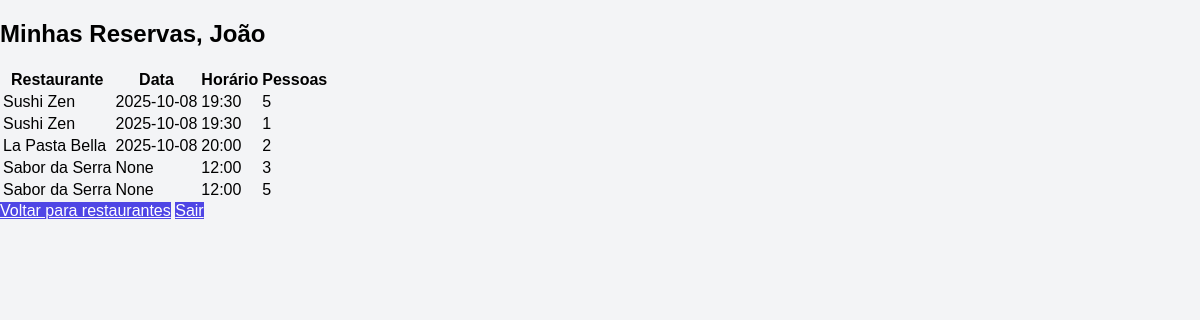
The page /minhas_reservas (signed in) on the database its author committed.
### tables this page shows
CREATE TABLE reserva (
    id INTEGER PRIMARY KEY AUTOINCREMENT,
    id_usuario INTEGER NOT NULL,
    id_restaurante INTEGER NOT NULL,
    data_reserva TEXT NOT NULL,
    hora_reserva TEXT NOT NULL,
    numero_pessoas INTEGER NOT NULL,
    observacoes TEXT,
    FOREIGN KEY (id_usuario) REFERENCES usuarios(id),
    FOREIGN KEY (id_restaurante) REFERENCES restaurantes(id)
);

CREATE TABLE restaurantes (
    id INTEGER PRIMARY KEY AUTOINCREMENT,
    nome TEXT UNIQUE NOT NULL,
    horario_disponivel TEXT NOT NULL
);

### app.py (the view)
@app.route("/minhas_reservas")
def minhas_reservas():
    if "usuario_id" not in session:
        return redirect(url_for("login"))
    db = get_db()
    reservas = db.execute('''
        SELECT r.id, re.nome AS restaurante, r.data_reserva, r.hora_reserva, r.numero_pessoas
        FROM reserva r
        JOIN restaurantes re ON r.id_restaurante = re.id
        WHERE r.id_usuario = ?
        ORDER BY r.data_reserva, r.hora_reserva
    ''', (session["usuario_id"],)).fetchall()
    return render_template("minhas_reservas.html", reservas=reservas)

### app.py (called while the page is built)
def get_db():
    if "db" not in g:
        g.db = sqlite3.connect(DATABASE)
        g.db.row_factory = sqlite3.Row
    return g.db

### templates/minhas_reservas.html (shortened to what this page needs)
<!DOCTYPE html>
<html lang="pt-BR">
<head>
  <link rel="stylesheet" href="{{ url_for('static', filename='style.css') }}">
</head>
<body>
  <div class="container">
    <h2>Minhas Reservas, {{ session['usuario_nome'] }}</h2>
    {% if reservas %}
      <table class="tabela-reservas">
        <thead>
          <tr>
            <th>Restaurante</th>
            <th>Data</th>
            <th>Horário</th>
            <th>Pessoas</th>
          </tr>
        </thead>
        <tbody>
          {% for reserva in reservas %}
          <tr>
            <td>{{ reserva['restaurante'] }}</td>
            <td>{{ reserva['data_reserva'] }}</td>
            <td>{{ reserva['hora_reserva'] }}</td>
            <td>{{ reserva['numero_pessoas'] }}</td>
          </tr>
          {% endfor %}
        </tbody>
      </table>
    {% else %}
      <p>Você ainda não tem reservas.</p>
    {% endif %}
    <a href="{{ url_for('index') }}" class="btn">Voltar para restaurantes</a>
    <a href="{{ url_for('logout') }}" class="btn">Sair</a>
  </div>
</body>
</html>

### static/style.css (style rules this page uses)
body { font-family: Arial, sans-serif; background-color: #f3f4f6; margin: 0; padding: 0; }
button, .btn { background-color: #4f46e5; color: white; border: none; cursor: pointer; }

### rows shown on the page
reserva: restaurante "Sushi Zen", data_reserva "2025-10-08", hora_reserva "19:30", numero_pessoas "5"
reserva: restaurante "Sushi Zen", data_reserva "2025-10-08", hora_reserva "19:30", numero_pessoas "1"
reserva: restaurante "La Pasta Bella", data_reserva "2025-10-08", hora_reserva "20:00", numero_pessoas "2"
reserva: restaurante "Sabor da Serra", data_reserva "None", hora_reserva "12:00", numero_pessoas "3"
reserva: restaurante "Sabor da Serra", data_reserva "None", hora_reserva "12:00", numero_pessoas "5"

### other values the page prints
{{ session['usuario_nome'] }} "João"
